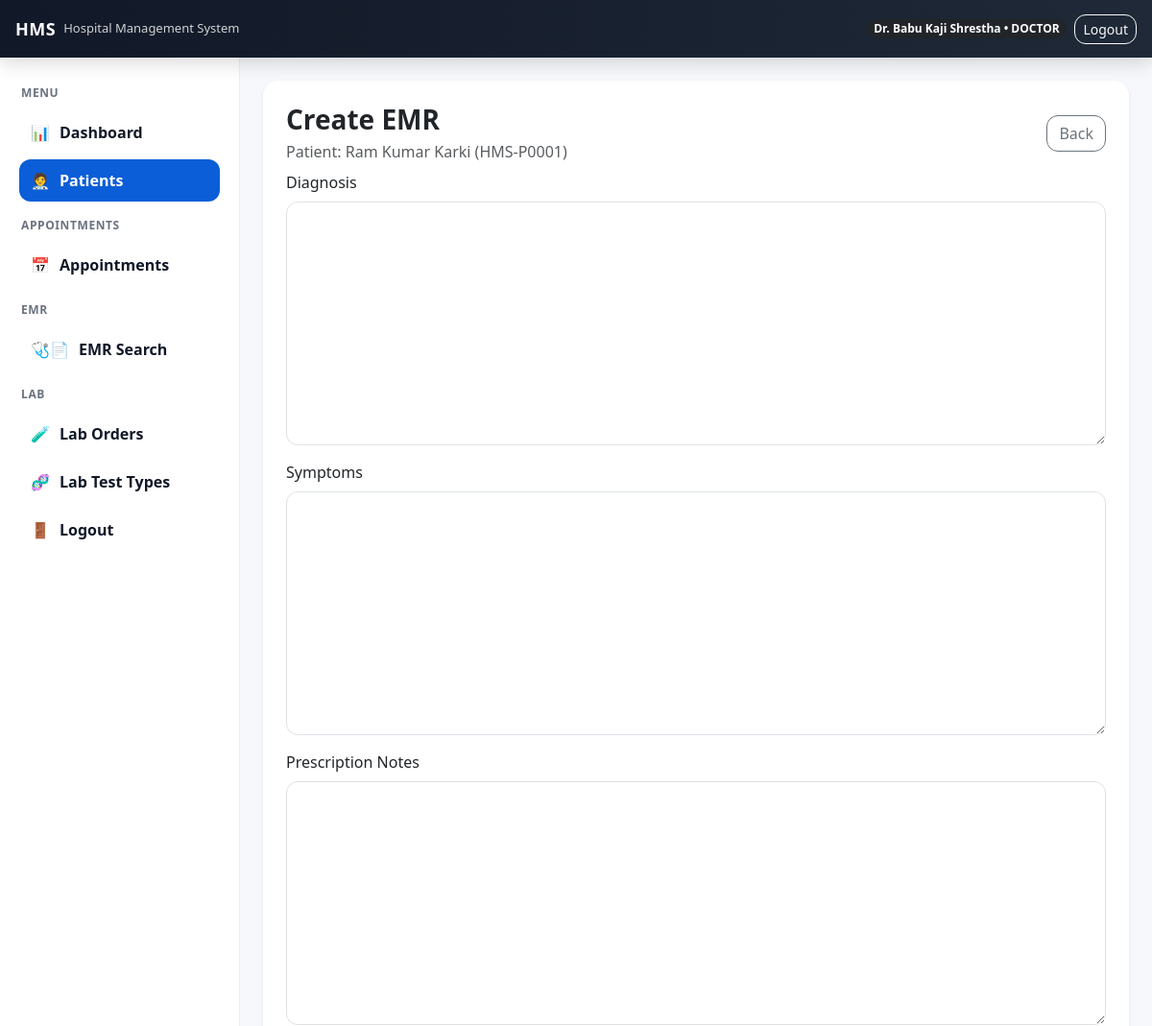
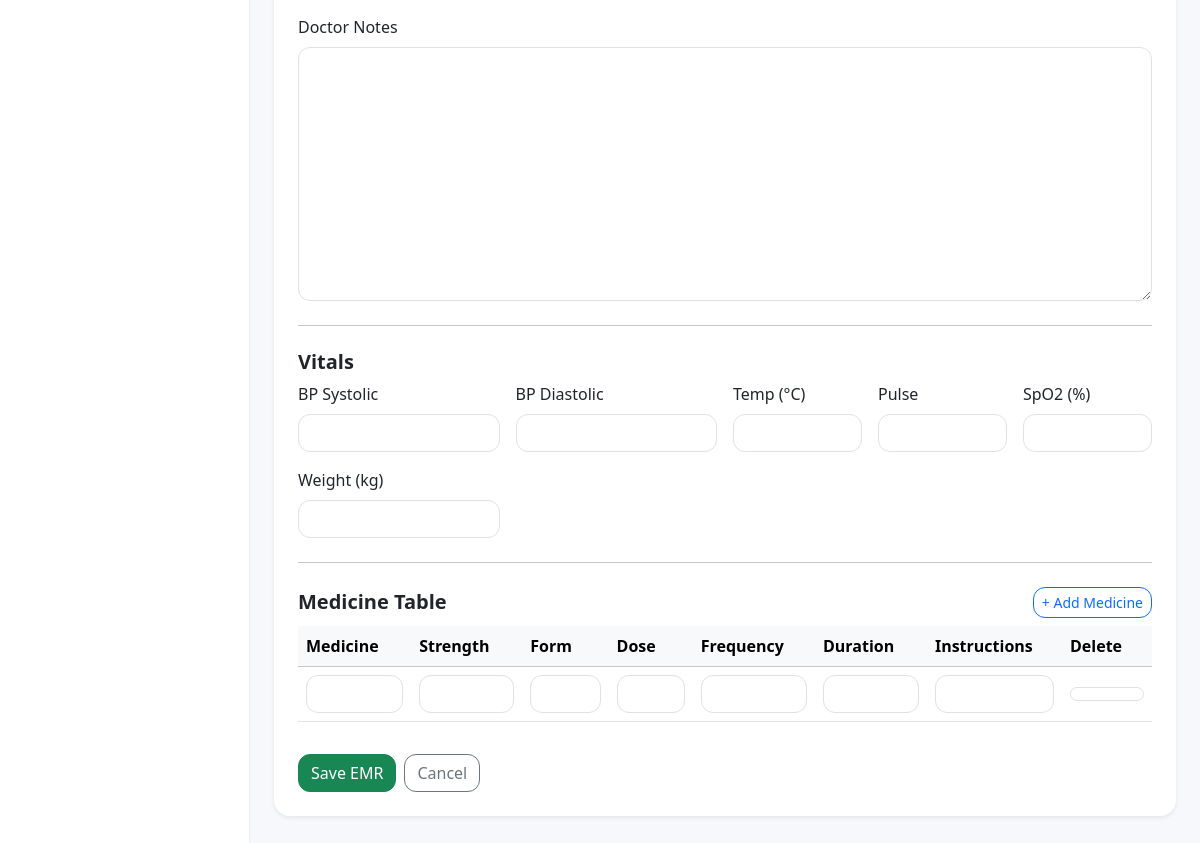
The page /patients/HMS-P0001/emr/create (signed in) on the database its author committed (2 pictures, top to bottom).
### accounts/models.py (models this page shows, shortened)
class User(AbstractUser):
    class Role(models.TextChoices):
        ADMIN = 'ADMIN', 'Admin'
        DOCTOR = 'DOCTOR', 'Doctor'
        NURSE = 'NURSE', 'Nurse'
        RECEPTION = 'RECEPTION', 'Reception'
        LAB = 'LAB', 'Lab'
        PHARMACY = 'PHARMACY', 'Pharmacy'
        HR = 'HR', 'HR'
        CASHIER = "CASHIER", "Cashier"
        ACCOUNTANT = "ACCOUNTANT", "Accountant"
    full_name = models.CharField(max_length=150)
    phone_number = models.CharField(max_length=20, blank=True)
    email = models.EmailField(unique=True)
    role = models.CharField(max_length=20, choices=Role.choices, default=Role.RECEPTION)
    department = models.ForeignKey(
        Department, on_delete=models.SET_NULL, null=True, blank=True
    )
    specialization = models.ForeignKey(
        "Specialization",
        on_delete=models.SET_NULL,
        null=True,
        blank=True,
        related_name="doctors"
    )

class Patient(models.Model):
    patient_id = models.CharField(max_length=20, unique=True, editable=False)
    full_name = models.CharField(max_length=150)
    phone_number = models.CharField(max_length=20, blank=True)
    email = models.EmailField(blank=True, null=True)
    address = models.CharField(max_length=255, blank=True)
    gender = models.CharField(max_length=10, choices=[("MALE", "Male"), ("FEMALE", "Female"), ("OTHER", "Other")], blank=True)
    dob = models.DateField(blank=True, null=True)
    created_at = models.DateTimeField(auto_now_add=True)
    assigned_doctor = models.ForeignKey(
        settings.AUTH_USER_MODEL,
        on_delete=models.SET_NULL,
        null=True,
        blank=True,
        related_name="assigned_patients",
        limit_choices_to={"role": "DOCTOR"}
    )

### accounts/views.py (the view, shortened to what this page needs)
# urls.py: path("patients/<str:patient_id>/emr/create", emr_create_view, name="emr_create"),
@login_required
@roles_required("DOCTOR")
def emr_create_view(request, patient_id):
    patient = get_object_or_404(Patient, patient_id=patient_id)
    emr_form = EMRForm(request.POST or None)
    vitals_form = VitalsForm(request.POST or None)
    formset = PrescriptionFormSet(request.POST or None, prefix="rx")
    return render(
        request,
        "accounts/emr_form.html",
        {"emr_form": emr_form, "vitals_form": vitals_form, "formset": formset, "patient": patient, "mode": "create"},
    )

### accounts/forms.py
class EMRForm(forms.ModelForm):
    class Meta:
        model = EMR
        fields = ["diagnosis", "symptoms", "prescription", "notes"]

class VitalsForm(forms.ModelForm):
    class Meta:
        model = Vitals
        fields = ["bp_systolic", "bp_diastolic", "temperature_c", "pulse", "spo2", "weight_kg"]

### templates/accounts/emr_form.html (shortened to what this page needs)
{% extends "base.html" %}
{% block content %}
<div class="card p-4 shadow-sm">
  <div class="d-flex justify-content-between align-items-center mb-2">
    <div>
      <h3 class="fw-bold mb-1">Create EMR</h3>
      <div class="text-muted">Patient: {{ patient.full_name }} ({{ patient.patient_id }})</div>
    </div>
    <a class="btn btn-outline-secondary" href="{% url 'patient_detail' patient.patient_id %}">Back</a>
  </div>
  <form method="post">
    <div class="row g-3">
      <div class="col-12">
        <label class="form-label">Diagnosis</label>
        {{ emr_form.diagnosis }}
      </div>
      <div class="col-12">
        <label class="form-label">Symptoms</label>
        {{ emr_form.symptoms }}
      </div>
      <div class="col-12">
        <label class="form-label">Prescription Notes</label>
        {{ emr_form.prescription }}
      </div>
      <div class="col-12">
        <label class="form-label">Doctor Notes</label>
        {{ emr_form.notes }}
      </div>
    </div>
    <hr class="my-4">
    <h5 class="fw-bold mb-2">Vitals</h5>
    <div class="row g-3">
      <div class="col-md-3">
        <label class="form-label">BP Systolic</label>
        {{ vitals_form.bp_systolic }}
      </div>
      <div class="col-md-3">
        <label class="form-label">BP Diastolic</label>
        {{ vitals_form.bp_diastolic }}
      </div>
      <div class="col-md-2">
        <label class="form-label">Temp (°C)</label>
        {{ vitals_form.temperature_c }}
      </div>
      <div class="col-md-2">
        <label class="form-label">Pulse</label>
        {{ vitals_form.pulse }}
      </div>
      <div class="col-md-2">
        <label class="form-label">SpO2 (%)</label>
        {{ vitals_form.spo2 }}
      </div>
      <div class="col-md-3">
        <label class="form-label">Weight (kg)</label>
        {{ vitals_form.weight_kg }}
      </div>
    </div>
    <hr class="my-4">
    <div class="d-flex justify-content-between align-items-center mb-2">
      <h5 class="fw-bold mb-0">Medicine Table</h5>
      <button type="button" class="btn btn-sm btn-outline-primary" id="addRow">+ Add Medicine</button>
    </div>
    <div class="table-responsive">
      <table class="table table-hover align-middle" id="rxTable">
        <thead class="table-light">
          <tr>
            <th>Medicine</th>
            <th>Strength</th>
            <th>Form</th>
            <th>Dose</th>
            <th>Frequency</th>
            <th>Duration</th>
            <th>Instructions</th>
            <th style="width:90px;">Delete</th>
          </tr>
        </thead>
        <tbody>
          {% for f in formset %}
          <tr class="rx-row">
            <td>{{ f.medicine_name }}</td>
            <td>{{ f.strength }}</td>
            <td>{{ f.form }}</td>
            <td>{{ f.dose }}</td>
            <td>{{ f.frequency }}</td>
            <td>{{ f.duration }}</td>
            <td>{{ f.instructions }}</td>
            <td class="text-center">{{ f.DELETE }}</td>
          </tr>
          {% endfor %}
        </tbody>
      </table>
    </div>
    <div class="d-flex gap-2 mt-3">
      <button class="btn btn-success">Save EMR</button>
      <a class="btn btn-outline-secondary" href="{% url 'patient_detail' patient.patient_id %}">Cancel</a>
    </div>
  </form>
</div>
{% endblock %}

### templates/base.html (shortened to what this page needs)
{% load static %}
<!doctype html>
<html lang="en">
<head>
  <link href="https://cdn.jsdelivr.net/npm/bootstrap@5.3.3/dist/css/bootstrap.min.css" rel="stylesheet">
  <link rel="stylesheet" href="{% static 'css/style.css' %}">
</head>
<body class="hms-body">
  <header class="hms-topbar">
    <div class="container-fluid d-flex align-items-center justify-content-between px-3">
      <div class="d-flex align-items-center gap-2">
        <div class="hms-brand">HMS</div>
        <span class="hms-subtitle">Hospital Management System</span>
      </div>
      <div class="d-flex align-items-center gap-2">
        {% if user.is_authenticated %}
          <span class="badge rounded-pill text-bg-dark">
            {{ user.full_name }} • {{ user.role }}
          </span>
          <a class="btn btn-sm btn-outline-light" href="{% url 'logout' %}">Logout</a>
        {% else %}
          <a class="btn btn-sm btn-outline-light" href="{% url 'login' %}">Login</a>
        {% endif %}
      </div>
    </div>
  </header>
  <div class="hms-layout">
    {% if user.is_authenticated %}
      {% include "partials/sidebar.html" %}
    {% endif %}
    <main class="hms-main">
      <div class="container-fluid p-4">
        {% block content %}{% endblock %}
      </div>
    </main>
  </div>
</body>
</html>

### static/css/style.css (style rules this page uses)
html, body { height: 100%; }
.hms-body { background: #f6f8fc; margin: 0; font-family: system-ui, -apple-system, Segoe UI, Roboto, Arial, sans-serif; padding-top: 60px; }
.hms-topbar { height: 60px; background: linear-gradient(90deg, #111827, #1f2937); color: #fff; display: flex; align-items: center; position: fixed; top: 0; left: 0; right: 0; z-index: 9999; box-shadow: 0 6px 20px rgba(0,0,0,0.15); }
.hms-brand { font-weight: 800; letter-spacing: 0.5px; font-size: 18px; }
.hms-subtitle { font-size: 13px; opacity: 0.8; }
.hms-layout { display: flex; min-height: 100vh; }
.hms-main { flex: 1; height: calc(100vh - 60px); overflow: auto; }
.card { border: 0; border-radius: 16px; box-shadow: 0 10px 25px rgba(16, 24, 40, 0.07); }
.btn { border-radius: 12px; }
.form-control { border-radius: 12px; }

### rows shown on the page
User: full_name "Dr. Babu Kaji Shrestha", role "DOCTOR"
Patient: full_name "Ram Kumar Karki", patient_id "HMS-P0001"
